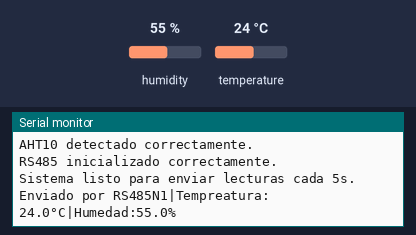
This program was run on a simulated ESP8266 (NodeMCU). Parts: the last lines printed to the serial monitor. The test bench sets the inputs (shaded band); at power-on: humidity 55 %, temperature 24 °C.

Above: at 1.7 s.
1.8 s: humidity set to 22 %
At 6.1 s:
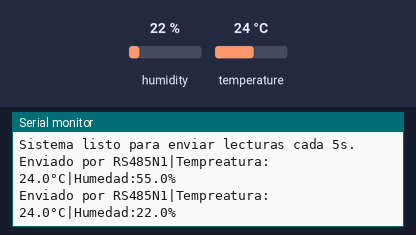
7.9 s: temperature set to 12 °C
At 11.7 s:
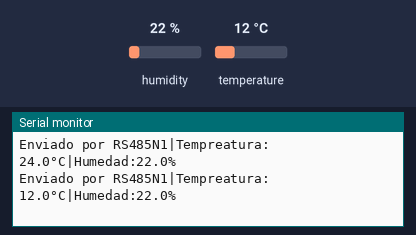
14.0 s: humidity set to 40 %
At 17.3 s:
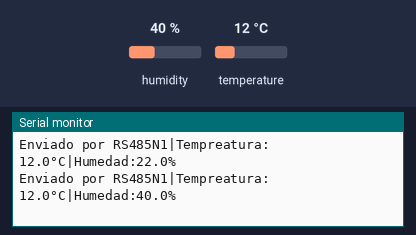
Timing chart, 0 to 18.8 s (numbered marks = the images above; inputs shaded):
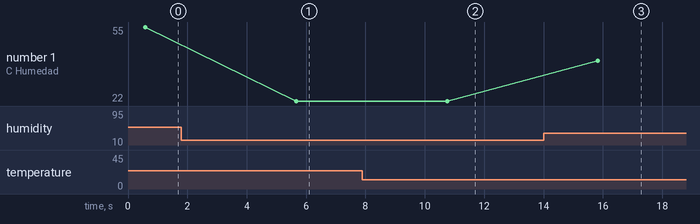

The program:

main.cpp
```cpp
#include <Arduino.h>
#include <Wire.h>
#include <Adafruit_AHTX0.h>
#include <SoftwareSerial.h>

// ==== Configuración de pines ====
#define SDA_PIN 2
#define SCL_PIN 1
#define RX_PIN  7  // RO del MAX485
#define TX_PIN  6  // DI del MAX485
#define DE_RE_PIN 5 // DE y RE juntos

Adafruit_AHTX0 aht;
SoftwareSerial RS485(RX_PIN, TX_PIN); // RX, TX

void setup() {
  Serial.begin(115200);
  delay(500);
  Serial.println();
  Serial.println("Iniciando sistema RS485 + AHT10...");

  Wire.begin(SDA_PIN, SCL_PIN);
  if (!aht.begin()) {
    Serial.println("No se detecta el AHT10. Verifica conexiones SDA/SCL.");
    while (1);
  }
  Serial.println("AHT10 detectado correctamente.");

  // RS485
  RS485.begin(9600);
  pinMode(DE_RE_PIN, OUTPUT);
  digitalWrite(DE_RE_PIN, LOW); // recepción por defecto
  Serial.println("RS485 inicializado correctamente.");

  Serial.println("Sistema listo para enviar lecturas cada 5s.\n");
}

void loop() {
  sensors_event_t humidity, temp;
  aht.getEvent(&humidity, &temp);

  // Construimos mensaje con ID de nodo
  String mensaje = "N1|Tempreatura: " + String(temp.temperature, 1) + "°C|Humedad:" + String(humidity.relative_humidity, 1) + "%";

  // Transmitimos por RS485
  digitalWrite(DE_RE_PIN, HIGH);  // habilita transmisión
  RS485.println(mensaje);
  RS485.flush(); // espera a que termine
  digitalWrite(DE_RE_PIN, LOW);   // vuelve a recepción

  // Log local por USB
  Serial.println("Enviado por RS485" + mensaje);

  delay(5000);
}
```

Measured:
- after the input at 1.8 s, the serial monitor: prints a new line after 3.9 s (image 1)
- after the input at 7.9 s, the serial monitor: prints a new line after 2.8 s (image 2)
- after the input at 14.0 s, the serial monitor: prints a new line after 1.8 s (image 3)
- plotted number 1: 55 → 22 after the input at 1.8 s, 22 → 40 after the input at 14.0 s
